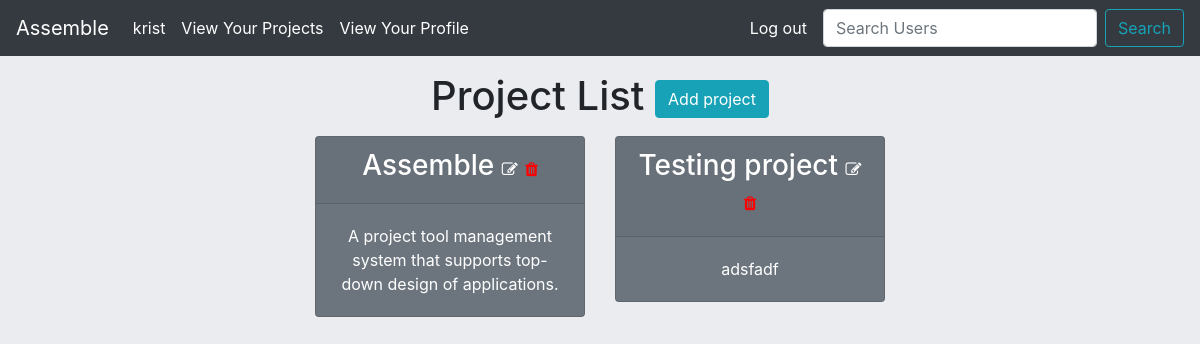
The app's page /home/project-list/ (signed in) with its own data.
### assemble/models.py (models this page shows, shortened)
class Project(models.Model):
    name = models.CharField(max_length=60)
    description = models.TextField(max_length=400)
    user = models.ManyToManyField('Profile',blank=True)
    owner = models.ForeignKey('Profile',blank=True,on_delete=models.CASCADE,related_name="creator")
    slug = models.SlugField(max_length=100,unique=True,blank=True,null=True)
    completed= models.BooleanField(default=False)
    history = HistoricalRecords()

### assemble/views.py (the view)
# urls.py: path('project-list/',ProjectList.as_view(),name="project-list"),
class ProjectList(LoginRequiredMixin,ListView):
    model = Project
    def get_queryset(self):
        is_me = Profile.objects.get(user=self.request.user)
        return Project.objects.filter(user=is_me)

### templates/assemble/project_list.html
{% extends 'assemble/base.html' %}
{% block content %}
<div class="text-center my-3">
    <h1>Project List <a class="btn btn-info" href="{% url 'project-create' %}">Add project</a></h1>
</div>
<div class="text-center">
    <div class="row justify-content-center">
        {% for project in project_list %}
            <div class="col-sm-3 col-md-3">
                    <div class="card text-white bg-secondary mb-3" style="max-width: 18rem;">
                        <div class="card-header">
                            <h3>
                                <a class="text-white" style="text-decoration:none;" href="{% url 'project-detail' project.slug %}">{{ project.name }}</a>
                                {% if project.owner.user == request.user %}
                                    <a href="{% url 'edit-project' project.id %}"><span style="color:white;font-size:1rem;"><i class="fa fa-edit"></i></span></a>
                                    <a href="{% url 'delete-project' project.id %}"><span style="color:red;font-size:1rem;"><i class="fa fa-trash"></i></span></a>
                                {% endif %}
                            </h3>
                        </div>
                        <div class="card-body">
                            <p class="card-text">{{project.description}}</p>
                        </div>
                    </div>
            </div>
        {% endfor %}
    </div>
</div>
{% endblock content %}

### templates/assemble/navbar_horizontal.html (shortened to what this page needs)
<nav class="navbar sticky-top navbar-expand-lg navbar-light bg-dark">
    <a class="navbar-brand text-white" href="{% url 'home' %}">
        Assemble
    </a>
    <ul class="navbar-nav mr-auto">
        <li class="nav-item active">
            <a class="nav-link disabled text-white">{{ user.username }} </a>
        </li>
        {% if not user.is_authenticated %}
            <li class="nav-item">
                <a class="nav-link text-white" href="{% url 'login' %}">Login</a>
            </li>
            <li class="nav-item">
                <a class="nav-link text-white" href="{% url 'sign-up' %}">Sign up</a>
            </li>
        </ul>
        {% else %}
            <li class="nav-item">
                <a class="nav-link text-white" href="{% url 'project-list' %}">
                    View Your Projects
                </a>
            </li>
            <li class="nav-item">
                <a class="nav-link text-white" href="{% url 'profile' %}">
                    View Your Profile
                </a>
            </li>
        </ul>
        <a class="nav-link text-white navbar-text" href="{% url 'logged_out' %}">Log out</a>
        <form class="form-inline" method="post" action="{% url 'search-user' %}">
            <input class="form-control mr-sm-2" name="username" type="search" placeholder="Search Users" aria-label="Search">
            <button class="btn btn-outline-info my-2 my-sm-0" type="submit">Search</button>
        </form>
        {% endif %}
</nav>

### records on screen
Project: name "Assemble", description "A project tool management system that supports top-down design of applications."
Project: name "Testing project", description "adsfadf"

### other values on screen
{{ user.username }} "krist"
